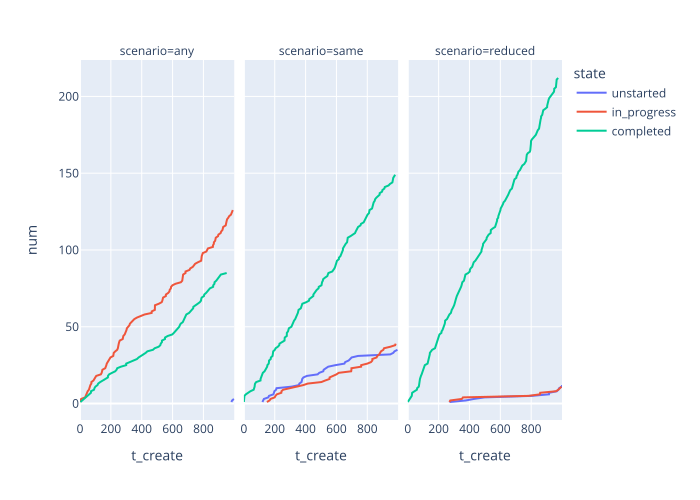

Reproduce this figure in Python.
"""Analyze testing scenarios."""

import json
import polars as pl
import plotly.express as px
import sys


def main():
    data = json.load(sys.stdin)
    df = pl.concat([make_df(entry) for entry in data])
    fig = px.line(df, x="t_create", y="num", color="state", facet_col="scenario")
    if len(sys.argv) == 1:
        fig.show()
    else:
        fig.write_image(sys.argv[1])

def make_df(data):
    df = pl.from_dicts(data["jobs"]).sort("t_create")
    unstarted = df \
        .filter(pl.col("n_prog") == 0) \
        .with_columns(pl.lit("unstarted").alias("state")) \
        .with_row_index("num", offset=1)
    in_progress = df \
        .filter(~pl.col("done") & (pl.col("n_prog") > 0)) \
        .with_columns(pl.lit("in_progress").alias("state")) \
        .with_row_index("num", offset=1)
    completed = df \
        .filter(pl.col("done")) \
        .with_columns(pl.lit("completed").alias("state")) \
        .with_row_index("num", offset=1)
    return pl.concat([unstarted, in_progress, completed]) \
        .with_columns(pl.lit(data["params"]["scenario"]).cast(pl.Utf8).alias("scenario"))
    

if __name__ == "__main__":
    main()
